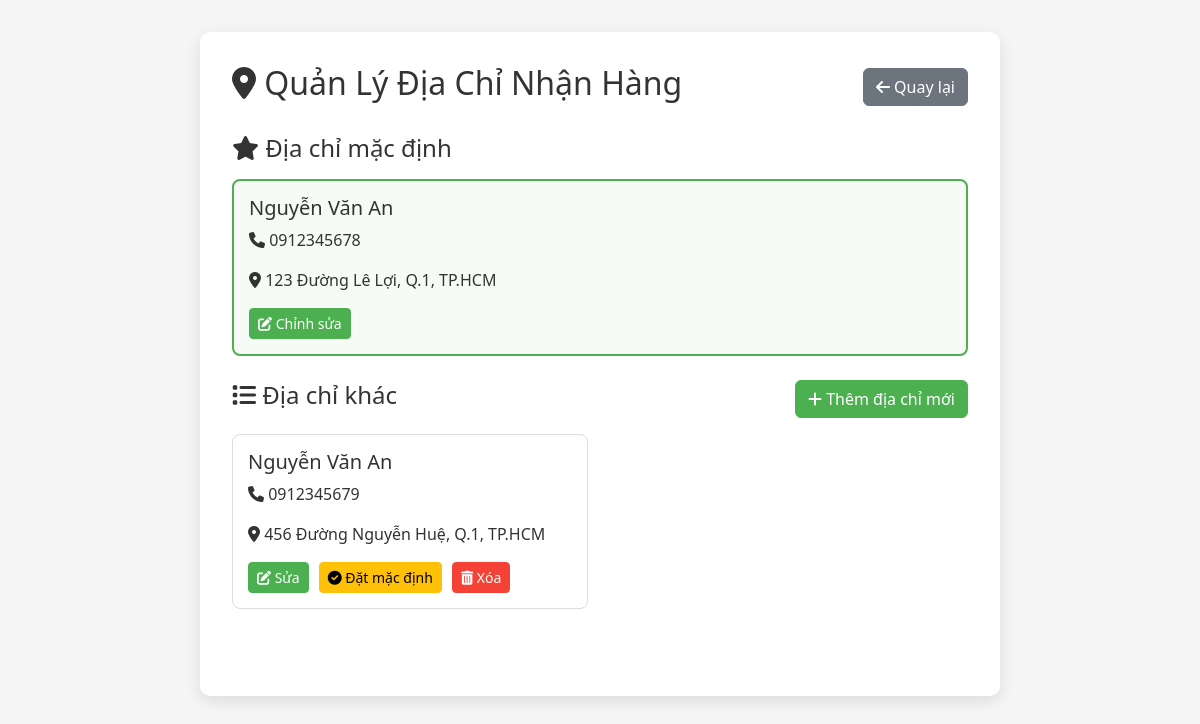
The page /user/receive.php (signed in) on the database its author committed.
### tables this page shows
CREATE TABLE information_receive
(
  id INT NOT NULL AUTO_INCREMENT,
  address TEXT NOT NULL,
  name VARCHAR(100) NOT NULL,
  phone VARCHAR(20) NOT NULL,
  id_user INT NOT NULL,
  is_default BOOLEAN DEFAULT FALSE,
  created_at TIMESTAMP DEFAULT CURRENT_TIMESTAMP,
  updated_at TIMESTAMP DEFAULT CURRENT_TIMESTAMP ON UPDATE CURRENT_TIMESTAMP,
  PRIMARY KEY (id),
  FOREIGN KEY (id_user) REFERENCES users(id) ON DELETE CASCADE
);

### database/database_sever.php (called while the page is built, shortened)
<?php
    class database_sever{
        private $host = 'localhost';
        private $username = 'root';
        private $password = '';
        public $conn = null;
        public function __construct($db_name="bangiay"){
            $this->db_name = $db_name;
        try {
            $this->conn = new PDO(
                'mysql:host=' . $this->host . ';dbname=' . $this->db_name,
                $this->username,
                $this->password
            );
            $this->conn->setAttribute(PDO::ATTR_ERRMODE, PDO::ERRMODE_EXCEPTION);
            $this->conn->setAttribute(PDO::ATTR_DEFAULT_FETCH_MODE, PDO::FETCH_ASSOC);
            $this->conn->setAttribute(PDO::ATTR_EMULATE_PREPARES, false);
        } catch(PDOException $e) {
            error_log("Connection Error: " . $e->getMessage());
            throw new Exception("Database connection failed");
        }
        }
        public function view_table($string_query,$param=[]){
            try{
                $this->stmt = $this->conn->prepare($string_query);
                $this->stmt->execute($param);
                return $this->stmt->fetchAll();
            } catch(PDOException $e) {
                echo "Lỗi: " . $e->getMessage();
            }
        }
    }
?>

### dao/InformationReceiveDao.php (called while the page is built, shortened)
<?php
require_once __DIR__ . '/../DTO/InformationReceiveDTO.php';
require_once __DIR__ . '/../database/database_sever.php';
class InformationReceiveDao {
    private $db;
    public function __construct() {
        $this->db = new database_sever();
    }
    public function get_by_user($userId) {
        $sql = "SELECT * FROM information_receive WHERE id_user = :id_user";
        $params = ['id_user' => $userId];
        $results = $this->db->view_table($sql, $params);
        $addresses = [];
        foreach ($results as $row) {
            $addresses[] = new InformationReceiveDTO($row);
        }
        return $addresses;
    }
    public function get_default_address($userId) {
        $sql = "SELECT * FROM information_receive WHERE id_user = :id_user AND is_default = TRUE LIMIT 1";
        $params = ['id_user' => $userId];
        $result = $this->db->view_table($sql, $params);
        return !empty($result) ? new InformationReceiveDTO($result[0]) : null;
    }
}
?>

### DTO/InformationReceiveDTO.php (called while the page is built, shortened)
<?php
class InformationReceiveDTO {
    public function __construct($data) {
        $this->id = $data['id'] ?? null;
        $this->address = $data['address'] ?? '';
        $this->name = $data['name'] ?? '';
        $this->phone = $data['phone'] ?? '';
        $this->is_default = $data['is_default'] ?? false;
    }
}?>

### user/receive.php (the view, shortened to what this page needs)
<?php
require_once __DIR__ . '/../DAO/InformationReceiveDao.php';
require_once __DIR__ . '/../DTO/InformationReceiveDTO.php';
$userId = $_SESSION['user']['id'];
$infoDao = new InformationReceiveDao();
$defaultAddress = $infoDao->get_default_address($userId);
$allAddresses = $infoDao->get_by_user($userId);
?>
<!DOCTYPE html>
<html lang="vi">
<head>
    <link rel="stylesheet" href="https://cdnjs.cloudflare.com/ajax/libs/font-awesome/6.0.0/css/all.min.css">
    <link href="https://cdn.jsdelivr.net/npm/bootstrap@5.3.0/dist/css/bootstrap.min.css" rel="stylesheet">
</head>
<body>
    <div class="container">
        <div class="d-flex justify-content-between align-items-center mb-4">
            <h2><i class="fas fa-map-marker-alt"></i> Quản Lý Địa Chỉ Nhận Hàng</h2>
            <a href="user_site.php" class="btn btn-secondary">
                <i class="fas fa-arrow-left"></i> Quay lại
            </a>
        </div>
        <div class="mb-4">
            <h4 class="mb-3"><i class="fas fa-star"></i> Địa chỉ mặc định</h4>
            <?php if ($defaultAddress): ?>
                <div class="address-card default-address">
                    <h5><?= htmlspecialchars($defaultAddress->name) ?></h5>
                    <p><i class="fas fa-phone"></i> <?= htmlspecialchars($defaultAddress->phone) ?></p>
                    <p><i class="fas fa-map-marker-alt"></i> <?= htmlspecialchars($defaultAddress->address) ?></p>
                    <div class="action-buttons">
                        <button class="btn btn-primary btn-sm" data-bs-toggle="modal" data-bs-target="#editAddressModal"
                                data-id="<?= $defaultAddress->id ?>"
                                data-name="<?= htmlspecialchars($defaultAddress->name) ?>"
                                data-phone="<?= htmlspecialchars($defaultAddress->phone) ?>"
                                data-address="<?= htmlspecialchars($defaultAddress->address) ?>"
                                data-is_default="1">
                            <i class="fas fa-edit"></i> Chỉnh sửa
                        </button>
                    </div>
                </div>
            <?php else: ?>
                <div class="alert alert-warning">
                    <i class="fas fa-exclamation-circle"></i> Bạn chưa có địa chỉ mặc định
                </div>
            <?php endif; ?>
        </div>
        <div class="mb-4">
            <div class="d-flex justify-content-between align-items-center mb-3">
                <h4><i class="fas fa-list"></i> Địa chỉ khác</h4>
                <button class="btn btn-primary" data-bs-toggle="modal" data-bs-target="#addAddressModal">
                    <i class="fas fa-plus"></i> Thêm địa chỉ mới
                </button>
            </div>
            <?php if (count($allAddresses) > 1 || (count($allAddresses) === 1 && !$defaultAddress)): ?>
                <div class="row">
                    <?php foreach ($allAddresses as $address): ?>
                        <?php if (!$address->is_default): ?>
                            <div class="col-md-6 mb-3">
                                <div class="address-card">
                                    <h5><?= htmlspecialchars($address->name) ?></h5>
                                    <p><i class="fas fa-phone"></i> <?= htmlspecialchars($address->phone) ?></p>
                                    <p><i class="fas fa-map-marker-alt"></i> <?= htmlspecialchars($address->address) ?></p>
                                    <div class="action-buttons">
                                        <button class="btn btn-primary btn-sm" data-bs-toggle="modal" data-bs-target="#editAddressModal"
                                                data-id="<?= $address->id ?>"
                                                data-name="<?= htmlspecialchars($address->name) ?>"
                                                data-phone="<?= htmlspecialchars($address->phone) ?>"
                                                data-address="<?= htmlspecialchars($address->address) ?>"
                                                data-is_default="0">
                                            <i class="fas fa-edit"></i> Sửa
                                        </button>
                                        <form method="post" class="d-inline">
                                            <button type="submit" class="btn btn-warning btn-sm">
                                                <i class="fas fa-check-circle"></i> Đặt mặc định
                                            </button>
                                        </form>
                                        <form method="post" class="d-inline" onsubmit="return confirm('Bạn chắc chắn muốn xóa địa chỉ này?');">
                                            <button type="submit" class="btn btn-danger btn-sm">
                                                <i class="fas fa-trash-alt"></i> Xóa
                                            </button>
                                        </form>
                                    </div>
                                </div>
                            </div>
                        <?php endif; ?>
                    <?php endforeach; ?>
                </div>
            <?php else: ?>
                <div class="alert alert-info">
                    <i class="fas fa-info-circle"></i> Bạn chưa có địa chỉ nào khác
                </div>
            <?php endif; ?>
        </div>
    </div>
</body>
</html>

### user/receive.php (style rules this page uses)
:root { --primary-color: #4CAF50; --primary-hover: #45a049; --danger-color: #f44336; --warning-color: #ffc107; --text-color: #333; --light-gray: #f5f5f5; }
body { font-family: 'Segoe UI', Tahoma, Geneva, Verdana, sans-serif; background-color: var(--light-gray); color: var(--text-color); }
.container { max-width: 800px; margin: 2rem auto; padding: 2rem; background: white; border-radius: 10px; box-shadow: 0 5px 15px rgba(0,0,0,0.1); }
.address-card { border: 1px solid #ddd; border-radius: 8px; padding: 15px; margin-bottom: 15px; transition: all 0.3s; }
.default-address { border: 2px solid var(--primary-color); background-color: rgba(76, 175, 80, 0.05); }
.btn-primary { background-color: var(--primary-color); border-color: var(--primary-color); }
.btn-warning { background-color: var(--warning-color); border-color: var(--warning-color); }
.btn-danger { background-color: var(--danger-color); border-color: var(--danger-color); }
.action-buttons { display: flex; gap: 10px; margin-top: 15px; }

### rows shown on the page
information_receive: name "Nguyễn Văn An", phone "0912345678", address "123 Đường Lê Lợi, Q.1, TP.HCM"
information_receive: name "Nguyễn Văn An", phone "0912345679", address "456 Đường Nguyễn Huệ, Q.1, TP.HCM"
